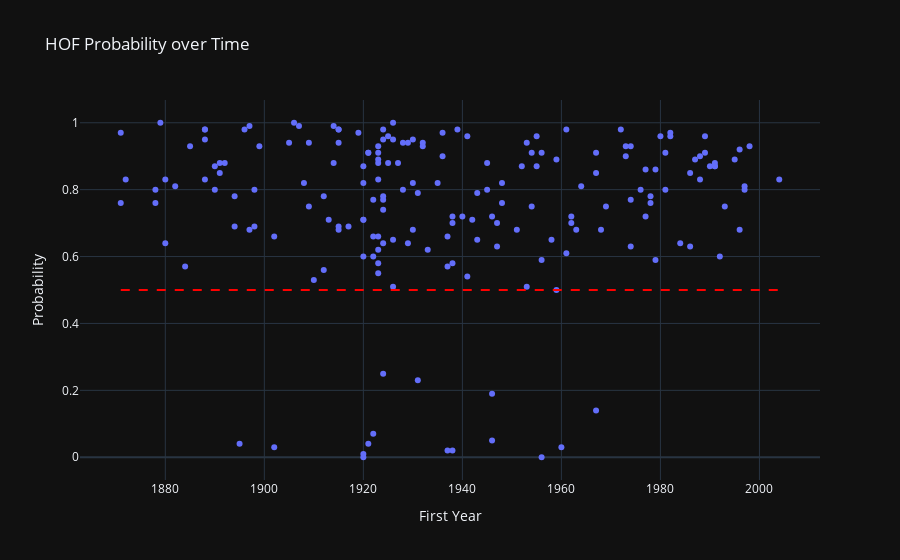

Notebook code for this chart:
### Markdown cell above
## Results

Now this is what we were looking for since this method now recognizes a much larger amount of Hall of Fame players and also falsely predicts a few players as well. For our purposes this is a good thing as it shows that there are players who may deserve to be that are not, and players that it is predicting might be in the future due to eligibility reasons. I'm happy with this version of the model as it has a high ability to recognize HOF players while also having its own opinions about players that currently are not there. First, we'll take a look at the models performance amongst HOF players.

### Code cell
batting_stats['HOF_pred'] = rf_classifier.predict(batting_stats[selected_features])
batting_stats['HOF_prob'] = rf_classifier.predict_proba(batting_stats[selected_features])[:, 1]

plot_data = batting_stats[batting_stats['HOF'] == True][['FirYr', 'HOF_prob', 'Player']]

threshold = 0.5
plot_data['Threshold'] = threshold

# Create a hover text with player names and probabilities
hover_text = plot_data.apply(lambda row: f"{row['Player']}<br>Probability: {row['HOF_prob']:.4f}", axis=1)
plot_data['HoverText'] = hover_text

# Create the interactive plot
fig = px.scatter(plot_data, x='FirYr', y='HOF_prob', hover_data=['HoverText'],
                 labels={'HOF_prob': 'Probability', 'FirYr': 'First Year'},
                 title='HOF Probability over Time')

# Add a threshold line
fig.add_shape(
    dict(
        type='line',
        x0=plot_data['FirYr'].min(),
        x1=plot_data['FirYr'].max(),
        y0=threshold,
        y1=threshold,
        line=dict(color='red', dash='dash'),
    )
)

# Show the interactive plot
fig.show()

### Figure 1 — Plotly figure (JSON) as saved in the notebook; plotly's stock layout.template omitted (floating-point values rounded to 4 significant figures; data arrays with more than 128 entries replaced by an {"elided": "..."} marker saying what was removed)
{"data": [{"customdata": {"elided": "190x1 str values"}, "hovertemplate": "First Year=%{x}<br>Probability=%{y}<br>HoverText=%{customdata[0]}<extra></extra>", "legendgroup": "", "marker": {"color": "#636efa", "symbol": "circle"}, "mode": "markers", "name": "", "orientation": "v", "showlegend": false, "x": {"elided": "190 int values"}, "xaxis": "x", "y": {"elided": "190 float values"}, "yaxis": "y", "type": "scatter"}], "layout": {"xaxis": {"anchor": "y", "domain": [0.0, 1.0], "title": {"text": "First Year"}}, "yaxis": {"anchor": "x", "domain": [0.0, 1.0], "title": {"text": "Probability"}}, "legend": {"tracegroupgap": 0}, "title": {"text": "HOF Probability over Time"}, "shapes": [{"line": {"color": "red", "dash": "dash"}, "type": "line", "x0": 1871, "x1": 2004, "y0": 0.5, "y1": 0.5}]}}
